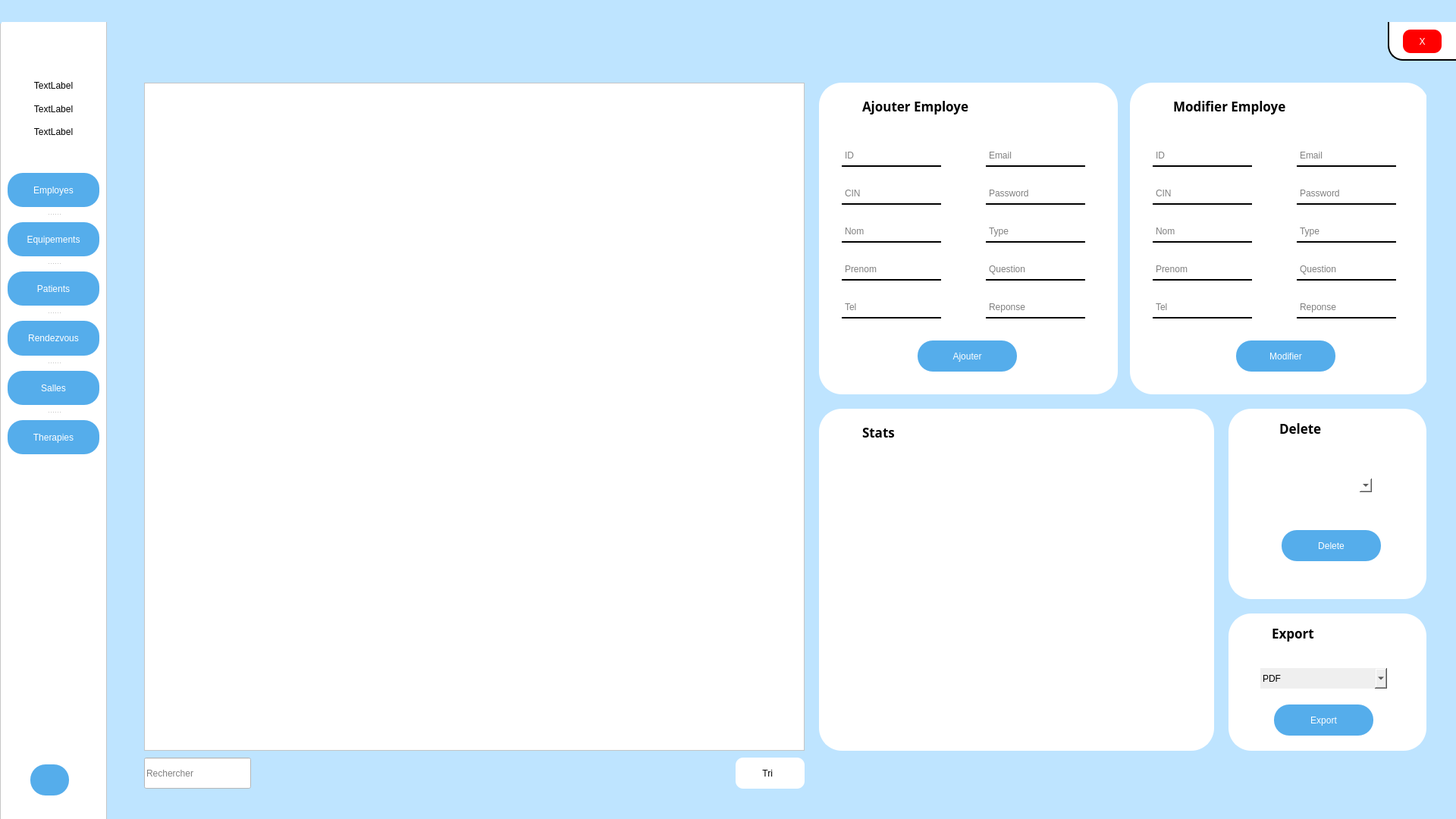
<?xml version="1.0" encoding="UTF-8"?>
<ui version="4.0">
 <class>MainWindow</class>
 <widget class="QWidget" name="MainWindow">
  <property name="geometry">
   <rect>
    <x>0</x>
    <y>0</y>
    <width>1920</width>
    <height>1080</height>
   </rect>
  </property>
  <property name="windowTitle">
   <string>employe</string>
  </property>
  <property name="styleSheet">
   <string notr="true">background-color: rgb(190, 228, 255);

</string>
  </property>
  <widget class="QWidget" name="centralwidget" native="true">
   <property name="geometry">
    <rect>
     <x>0</x>
     <y>29</y>
     <width>1920</width>
     <height>1051</height>
    </rect>
   </property>
   <widget class="QFrame" name="frame">
    <property name="geometry">
     <rect>
      <x>0</x>
      <y>-21</y>
      <width>141</width>
      <height>1081</height>
     </rect>
    </property>
    <property name="styleSheet">
     <string notr="true">background-color: rgb(255, 255, 255);
</string>
    </property>
    <property name="frameShape">
     <enum>QFrame::StyledPanel</enum>
    </property>
    <property name="frameShadow">
     <enum>QFrame::Raised</enum>
    </property>
    <widget class="QSplitter" name="splitter">
     <property name="geometry">
      <rect>
       <x>10</x>
       <y>220</y>
       <width>121</width>
       <height>371</height>
      </rect>
     </property>
     <property name="styleSheet">
      <string notr="true">border: none;</string>
     </property>
     <property name="orientation">
      <enum>Qt::Vertical</enum>
     </property>
     <property name="handleWidth">
      <number>20</number>
     </property>
     <widget class="QPushButton" name="employes">
      <property name="enabled">
       <bool>true</bool>
      </property>
      <property name="styleSheet">
       <string notr="true">QPushButton {
background-color: rgb(85, 173, 235);
border: none;
border-radius: 20px;
font: 11pt &quot;Tw Cen MT&quot;;
color: rgb(255, 255, 255);
}

QPushButton:hover{
background-color:rgb(135, 207, 255);
border: none;
border-radius: 20px;
font: 11pt &quot;Tw Cen MT&quot;;
color: rgb(255, 255, 255);
}</string>
      </property>
      <property name="text">
       <string>Employes</string>
      </property>
     </widget>
     <widget class="QPushButton" name="equipements">
      <property name="enabled">
       <bool>true</bool>
      </property>
      <property name="styleSheet">
       <string notr="true">QPushButton {
background-color: rgb(85, 173, 235);
border: none;
border-radius: 20px;
font: 11pt &quot;Tw Cen MT&quot;;
color: rgb(255, 255, 255);
}

QPushButton:hover{
background-color:rgb(135, 207, 255);
border: none;
border-radius: 20px;
font: 11pt &quot;Tw Cen MT&quot;;
color: rgb(255, 255, 255);
}</string>
      </property>
      <property name="text">
       <string>Equipements</string>
      </property>
     </widget>
     <widget class="QPushButton" name="patients">
      <property name="enabled">
       <bool>true</bool>
      </property>
      <property name="styleSheet">
       <string notr="true">QPushButton {
background-color: rgb(85, 173, 235);
border: none;
border-radius: 20px;
font: 11pt &quot;Tw Cen MT&quot;;
color: rgb(255, 255, 255);
}

QPushButton:hover{
background-color:rgb(135, 207, 255);
border: none;
border-radius: 20px;
font: 11pt &quot;Tw Cen MT&quot;;
color: rgb(255, 255, 255);
}</string>
      </property>
      <property name="text">
       <string>Patients</string>
      </property>
     </widget>
     <widget class="QPushButton" name="rendezvous">
      <property name="enabled">
       <bool>true</bool>
      </property>
      <property name="styleSheet">
       <string notr="true">QPushButton {
background-color: rgb(85, 173, 235);
border: none;
border-radius: 20px;
font: 11pt &quot;Tw Cen MT&quot;;
color: rgb(255, 255, 255);
}

QPushButton:hover{
background-color:rgb(135, 207, 255);
border: none;
border-radius: 20px;
font: 11pt &quot;Tw Cen MT&quot;;
color: rgb(255, 255, 255);
}</string>
      </property>
      <property name="text">
       <string>Rendezvous</string>
      </property>
     </widget>
     <widget class="QPushButton" name="salles">
      <property name="enabled">
       <bool>true</bool>
      </property>
      <property name="styleSheet">
       <string notr="true">QPushButton {
background-color: rgb(85, 173, 235);
border: none;
border-radius: 20px;
font: 11pt &quot;Tw Cen MT&quot;;
color: rgb(255, 255, 255);
}

QPushButton:hover{
background-color:rgb(135, 207, 255);
border: none;
border-radius: 20px;
font: 11pt &quot;Tw Cen MT&quot;;
color: rgb(255, 255, 255);
}</string>
      </property>
      <property name="text">
       <string>Salles</string>
      </property>
     </widget>
     <widget class="QPushButton" name="therapies">
      <property name="enabled">
       <bool>true</bool>
      </property>
      <property name="styleSheet">
       <string notr="true">QPushButton {
background-color: rgb(85, 173, 235);
border: none;
border-radius: 20px;
font: 11pt &quot;Tw Cen MT&quot;;
color: rgb(255, 255, 255);
}

QPushButton:hover{
background-color:rgb(135, 207, 255);
border: none;
border-radius: 20px;
font: 11pt &quot;Tw Cen MT&quot;;
color: rgb(255, 255, 255);
}</string>
      </property>
      <property name="text">
       <string>Therapies</string>
      </property>
     </widget>
    </widget>
    <widget class="QLabel" name="label_11">
     <property name="geometry">
      <rect>
       <x>50</x>
       <y>40</y>
       <width>40</width>
       <height>40</height>
      </rect>
     </property>
     <property name="minimumSize">
      <size>
       <width>40</width>
       <height>40</height>
      </size>
     </property>
     <property name="maximumSize">
      <size>
       <width>40</width>
       <height>40</height>
      </size>
     </property>
     <property name="styleSheet">
      <string notr="true">background:none;</string>
     </property>
     <property name="text">
      <string/>
     </property>
     <property name="pixmap">
      <pixmap resource="ressources.qrc">:/user-circle-svgrepo-com (1).svg</pixmap>
     </property>
     <property name="scaledContents">
      <bool>true</bool>
     </property>
    </widget>
    <widget class="QLabel" name="nameLabel_2">
     <property name="geometry">
      <rect>
       <x>15</x>
       <y>90</y>
       <width>111</width>
       <height>30</height>
      </rect>
     </property>
     <property name="styleSheet">
      <string notr="true">font: 13pt &quot;Tw Cen MT&quot;;</string>
     </property>
     <property name="text">
      <string>TextLabel</string>
     </property>
     <property name="alignment">
      <set>Qt::AlignCenter</set>
     </property>
    </widget>
    <widget class="QLabel" name="lastNameLabel_2">
     <property name="geometry">
      <rect>
       <x>15</x>
       <y>120</y>
       <width>111</width>
       <height>31</height>
      </rect>
     </property>
     <property name="styleSheet">
      <string notr="true">font: 13pt &quot;Tw Cen MT&quot;;</string>
     </property>
     <property name="text">
      <string>TextLabel</string>
     </property>
     <property name="alignment">
      <set>Qt::AlignCenter</set>
     </property>
    </widget>
    <widget class="QLabel" name="typeLabel_2">
     <property name="geometry">
      <rect>
       <x>15</x>
       <y>150</y>
       <width>111</width>
       <height>31</height>
      </rect>
     </property>
     <property name="styleSheet">
      <string notr="true">font: 13pt &quot;Tw Cen MT&quot;;</string>
     </property>
     <property name="text">
      <string>TextLabel</string>
     </property>
     <property name="alignment">
      <set>Qt::AlignCenter</set>
     </property>
    </widget>
    <widget class="QPushButton" name="deconnexion_2">
     <property name="geometry">
      <rect>
       <x>40</x>
       <y>1000</y>
       <width>51</width>
       <height>41</height>
      </rect>
     </property>
     <property name="styleSheet">
      <string notr="true">QPushButton {
background-color: rgb(85, 173, 235);
border: none;
border-radius: 20px;
font: 11pt &quot;Tw Cen MT&quot;;
color: rgb(255, 255, 255);
}

QPushButton:hover{
background-color:rgb(135, 207, 255);
border: none;
border-radius: 20px;
font: 11pt &quot;Tw Cen MT&quot;;
color: rgb(255, 255, 255);
}</string>
     </property>
     <property name="text">
      <string/>
     </property>
     <property name="icon">
      <iconset resource="ressources.qrc">
       <normaloff>:/log-out-1-svgrepo-com.svg</normaloff>:/log-out-1-svgrepo-com.svg</iconset>
     </property>
     <property name="iconSize">
      <size>
       <width>32</width>
       <height>32</height>
      </size>
     </property>
    </widget>
   </widget>
   <widget class="QFrame" name="frame_2">
    <property name="geometry">
     <rect>
      <x>1830</x>
      <y>-20</y>
      <width>121</width>
      <height>71</height>
     </rect>
    </property>
    <property name="styleSheet">
     <string notr="true">background-color: rgb(255, 255, 255);
border-radius:20px;
border: 2px solid rgb(0, 0, 0);</string>
    </property>
    <property name="frameShape">
     <enum>QFrame::StyledPanel</enum>
    </property>
    <property name="frameShadow">
     <enum>QFrame::Raised</enum>
    </property>
    <widget class="QPushButton" name="close">
     <property name="geometry">
      <rect>
       <x>20</x>
       <y>30</y>
       <width>51</width>
       <height>31</height>
      </rect>
     </property>
     <property name="styleSheet">
      <string notr="true">QPushButton {
background-color: rgb(255, 0, 0);
border: none;
border-radius: 10px;
font: 11pt &quot;Tw Cen MT&quot;;
color: rgb(255, 255, 255);
}

QPushButton:hover{
background-color:rgb(255, 96, 96);
border: none;
border-radius:10px;
font: 11pt &quot;Tw Cen MT&quot;;
color: rgb(255, 255, 255);
}</string>
     </property>
     <property name="text">
      <string>X</string>
     </property>
    </widget>
   </widget>
   <widget class="QStackedWidget" name="stackedWidget">
    <property name="geometry">
     <rect>
      <x>190</x>
      <y>70</y>
      <width>1691</width>
      <height>941</height>
     </rect>
    </property>
    <property name="currentIndex">
     <number>0</number>
    </property>
    <widget class="QWidget" name="employe_page">
     <widget class="QGroupBox" name="groupBox_2">
      <property name="geometry">
       <rect>
        <x>890</x>
        <y>440</y>
        <width>521</width>
        <height>451</height>
       </rect>
      </property>
      <property name="styleSheet">
       <string notr="true">border: 2px solid rgb(255, 255, 255);
border-radius: 30px;
border-color: rgb(255, 255, 255);
background-color:rgb(255, 255, 255);</string>
      </property>
      <property name="title">
       <string/>
      </property>
      <widget class="QLabel" name="label_5">
       <property name="geometry">
        <rect>
         <x>50</x>
         <y>20</y>
         <width>61</width>
         <height>21</height>
        </rect>
       </property>
       <property name="font">
        <font>
         <family>Tw Cen MT</family>
         <pointsize>13</pointsize>
         <weight>75</weight>
         <bold>true</bold>
        </font>
       </property>
       <property name="styleSheet">
        <string notr="true">background:none;</string>
       </property>
       <property name="text">
        <string>Stats</string>
       </property>
      </widget>
      <widget class="QLabel" name="label_14">
       <property name="geometry">
        <rect>
         <x>10</x>
         <y>10</y>
         <width>40</width>
         <height>40</height>
        </rect>
       </property>
       <property name="minimumSize">
        <size>
         <width>40</width>
         <height>40</height>
        </size>
       </property>
       <property name="maximumSize">
        <size>
         <width>40</width>
         <height>40</height>
        </size>
       </property>
       <property name="styleSheet">
        <string notr="true">background:none;</string>
       </property>
       <property name="text">
        <string/>
       </property>
       <property name="pixmap">
        <pixmap resource="ressources.qrc">:/new/icons/chart-square-svgrepo-com.svg</pixmap>
       </property>
       <property name="scaledContents">
        <bool>true</bool>
       </property>
      </widget>
      <widget class="QWidget" name="verticalLayoutWidget_2">
       <property name="geometry">
        <rect>
         <x>10</x>
         <y>50</y>
         <width>501</width>
         <height>391</height>
        </rect>
       </property>
       <layout class="QVBoxLayout" name="verticalLayout_2"/>
      </widget>
     </widget>
     <widget class="QGroupBox" name="groupBox_3">
      <property name="geometry">
       <rect>
        <x>1430</x>
        <y>710</y>
        <width>261</width>
        <height>181</height>
       </rect>
      </property>
      <property name="styleSheet">
       <string notr="true">border: 2px solid rgb(255, 255, 255);
border-radius: 30px;
border-color: rgb(255, 255, 255);
background-color:rgb(255, 255, 255);</string>
      </property>
      <property name="title">
       <string/>
      </property>
      <widget class="QLabel" name="label_17">
       <property name="geometry">
        <rect>
         <x>50</x>
         <y>10</y>
         <width>81</width>
         <height>31</height>
        </rect>
       </property>
       <property name="font">
        <font>
         <family>Tw Cen MT</family>
         <pointsize>13</pointsize>
         <weight>75</weight>
         <bold>true</bold>
        </font>
       </property>
       <property name="styleSheet">
        <string notr="true">background:none;</string>
       </property>
       <property name="text">
        <string>Export</string>
       </property>
      </widget>
      <widget class="QLabel" name="label_18">
       <property name="geometry">
        <rect>
         <x>10</x>
         <y>10</y>
         <width>37</width>
         <height>37</height>
        </rect>
       </property>
       <property name="minimumSize">
        <size>
         <width>37</width>
         <height>37</height>
        </size>
       </property>
       <property name="maximumSize">
        <size>
         <width>37</width>
         <height>37</height>
        </size>
       </property>
       <property name="styleSheet">
        <string notr="true">background:none;</string>
       </property>
       <property name="text">
        <string/>
       </property>
       <property name="pixmap">
        <pixmap resource="ressources.qrc">:/new/icons/square-top-down-svgrepo-com.svg</pixmap>
       </property>
       <property name="scaledContents">
        <bool>true</bool>
       </property>
      </widget>
      <widget class="QPushButton" name="add_3">
       <property name="geometry">
        <rect>
         <x>60</x>
         <y>120</y>
         <width>131</width>
         <height>41</height>
        </rect>
       </property>
       <property name="styleSheet">
        <string notr="true">QPushButton {
background-color: rgb(85, 173, 235);
border: none;
border-radius: 20px;
font: 11pt &quot;Tw Cen MT&quot;;
color: rgb(255, 255, 255);
}

QPushButton:hover{
background-color:rgb(135, 207, 255);
border: none;
border-radius: 20px;
font: 11pt &quot;Tw Cen MT&quot;;
color: rgb(255, 255, 255);
}</string>
       </property>
       <property name="text">
        <string>Export</string>
       </property>
      </widget>
      <widget class="QComboBox" name="comboBox_2">
       <property name="geometry">
        <rect>
         <x>40</x>
         <y>70</y>
         <width>171</width>
         <height>31</height>
        </rect>
       </property>
       <property name="styleSheet">
        <string notr="true">color: rgb(0, 0, 0);
background-color: rgb(239, 239, 239);
font: 11pt &quot;Tw Cen MT&quot;;</string>
       </property>
       <item>
        <property name="text">
         <string>PDF</string>
        </property>
       </item>
      </widget>
     </widget>
     <widget class="QGroupBox" name="groupBox_4">
      <property name="geometry">
       <rect>
        <x>1430</x>
        <y>440</y>
        <width>261</width>
        <height>251</height>
       </rect>
      </property>
      <property name="styleSheet">
       <string notr="true">border: 2px solid rgb(255, 255, 255);
border-radius: 30px;
border-color: rgb(255, 255, 255);
background-color:rgb(255, 255, 255);</string>
      </property>
      <property name="title">
       <string/>
      </property>
      <widget class="QLabel" name="label_21">
       <property name="geometry">
        <rect>
         <x>20</x>
         <y>10</y>
         <width>37</width>
         <height>37</height>
        </rect>
       </property>
       <property name="minimumSize">
        <size>
         <width>37</width>
         <height>37</height>
        </size>
       </property>
       <property name="maximumSize">
        <size>
         <width>37</width>
         <height>37</height>
        </size>
       </property>
       <property name="styleSheet">
        <string notr="true">background:none;</string>
       </property>
       <property name="text">
        <string/>
       </property>
       <property name="pixmap">
        <pixmap resource="ressources.qrc">:/new/icons/add-square-svgrepo-com.svg</pixmap>
       </property>
       <property name="scaledContents">
        <bool>true</bool>
       </property>
      </widget>
      <widget class="QComboBox" name="comboBoxdel_2">
       <property name="geometry">
        <rect>
         <x>80</x>
         <y>90</y>
         <width>111</width>
         <height>22</height>
        </rect>
       </property>
      </widget>
      <widget class="QPushButton" name="pushButton_supprimer_2">
       <property name="geometry">
        <rect>
         <x>70</x>
         <y>160</y>
         <width>131</width>
         <height>41</height>
        </rect>
       </property>
       <property name="styleSheet">
        <string notr="true">QPushButton {
background-color: rgb(85, 173, 235);
border: none;
border-radius: 20px;
font: 11pt &quot;Tw Cen MT&quot;;
color: rgb(255, 255, 255);
}

QPushButton:hover{
background-color:rgb(135, 207, 255);
border: none;
border-radius: 20px;
font: 11pt &quot;Tw Cen MT&quot;;
color: rgb(255, 255, 255);
}</string>
       </property>
       <property name="text">
        <string>Delete</string>
       </property>
      </widget>
      <widget class="QLabel" name="label_22">
       <property name="geometry">
        <rect>
         <x>60</x>
         <y>10</y>
         <width>81</width>
         <height>31</height>
        </rect>
       </property>
       <property name="font">
        <font>
         <family>Tw Cen MT</family>
         <pointsize>13</pointsize>
         <weight>75</weight>
         <bold>true</bold>
        </font>
       </property>
       <property name="styleSheet">
        <string notr="true">background:none;</string>
       </property>
       <property name="text">
        <string>Delete</string>
       </property>
      </widget>
     </widget>
     <widget class="QTableView" name="tableView">
      <property name="geometry">
       <rect>
        <x>0</x>
        <y>10</y>
        <width>871</width>
        <height>881</height>
       </rect>
      </property>
      <property name="styleSheet">
       <string notr="true">background-color: rgb(255, 255, 255);</string>
      </property>
     </widget>
     <widget class="QLineEdit" name="recherche">
      <property name="geometry">
       <rect>
        <x>0</x>
        <y>900</y>
        <width>141</width>
        <height>41</height>
       </rect>
      </property>
      <property name="styleSheet">
       <string notr="true">background-color: rgb(255, 255, 255);
border-color: transparent;
border-bottom-color:  rgb(0, 0, 0);
font: 12pt &quot;Tw Cen MT&quot;;
color: rgb(0, 0, 0);
</string>
      </property>
      <property name="text">
       <string/>
      </property>
      <property name="placeholderText">
       <string>Rechercher</string>
      </property>
     </widget>
     <widget class="QPushButton" name="tri">
      <property name="geometry">
       <rect>
        <x>780</x>
        <y>900</y>
        <width>91</width>
        <height>41</height>
       </rect>
      </property>
      <property name="styleSheet">
       <string notr="true">QPushButton {
background-color: rgb(255, 255, 255);
border: none;
border-radius: 10px;
font: 13pt &quot;Tw Cen MT&quot;;
color: rgb(0, 0, 0);
}

QPushButton:hover{
background-color:rgb(221, 221, 221);
}</string>
      </property>
      <property name="text">
       <string>Tri  </string>
      </property>
      <property name="icon">
       <iconset resource="ressources.qrc">
        <normaloff>:/new/icons/inbox-archive-svgrepo-com.svg</normaloff>:/new/icons/inbox-archive-svgrepo-com.svg</iconset>
      </property>
      <property name="iconSize">
       <size>
        <width>32</width>
        <height>32</height>
       </size>
      </property>
     </widget>
     <widget class="QGroupBox" name="groupBox_5">
      <property name="geometry">
       <rect>
        <x>1300</x>
        <y>10</y>
        <width>394</width>
        <height>411</height>
       </rect>
      </property>
      <property name="styleSheet">
       <string notr="true">border: 2px solid rgb(255, 255, 255);
border-radius: 30px;
border-color: rgb(255, 255, 255);
background-color:rgb(255, 255, 255);</string>
      </property>
      <property name="title">
       <string/>
      </property>
      <widget class="QPushButton" name="pushButton_modifier_2">
       <property name="geometry">
        <rect>
         <x>140</x>
         <y>340</y>
         <width>131</width>
         <height>41</height>
        </rect>
       </property>
       <property name="styleSheet">
        <string notr="true">QPushButton {
background-color: rgb(85, 173, 235);
border: none;
border-radius: 20px;
font: 11pt &quot;Tw Cen MT&quot;;
color: rgb(255, 255, 255);
}

QPushButton:hover{
background-color:rgb(135, 207, 255);
border: none;
border-radius: 20px;
font: 11pt &quot;Tw Cen MT&quot;;
color: rgb(255, 255, 255);
}</string>
       </property>
       <property name="text">
        <string>Modifier</string>
       </property>
      </widget>
      <widget class="QLineEdit" name="lineEdit_cinm_2">
       <property name="geometry">
        <rect>
         <x>30</x>
         <y>130</y>
         <width>131</width>
         <height>31</height>
        </rect>
       </property>
       <property name="styleSheet">
        <string notr="true">background-color: transparent;
border-color: transparent;
border-bottom-color:  rgb(0, 0, 0);
font: 12pt &quot;Tw Cen MT&quot;;
color: rgb(0, 0, 0);
</string>
       </property>
       <property name="text">
        <string/>
       </property>
       <property name="placeholderText">
        <string>CIN</string>
       </property>
      </widget>
      <widget class="QLineEdit" name="lineEdit_nomm_2">
       <property name="geometry">
        <rect>
         <x>30</x>
         <y>180</y>
         <width>131</width>
         <height>31</height>
        </rect>
       </property>
       <property name="styleSheet">
        <string notr="true">background-color: transparent;
border-color: transparent;
border-bottom-color:  rgb(0, 0, 0);
font: 12pt &quot;Tw Cen MT&quot;;
color: rgb(0, 0, 0);
</string>
       </property>
       <property name="text">
        <string/>
       </property>
       <property name="placeholderText">
        <string>Nom</string>
       </property>
      </widget>
      <widget class="QLineEdit" name="lineEdit_mdpm_2">
       <property name="geometry">
        <rect>
         <x>220</x>
         <y>130</y>
         <width>131</width>
         <height>31</height>
        </rect>
       </property>
       <property name="styleSheet">
        <string notr="true">background-color: transparent;
border-color: transparent;
border-bottom-color:  rgb(0, 0, 0);
font: 12pt &quot;Tw Cen MT&quot;;
color: rgb(0, 0, 0);
</string>
       </property>
       <property name="text">
        <string/>
       </property>
       <property name="placeholderText">
        <string>Password</string>
       </property>
      </widget>
      <widget class="QLabel" name="label_19">
       <property name="geometry">
        <rect>
         <x>10</x>
         <y>10</y>
         <width>40</width>
         <height>40</height>
        </rect>
       </property>
       <property name="minimumSize">
        <size>
         <width>40</width>
         <height>40</height>
        </size>
       </property>
       <property name="maximumSize">
        <size>
         <width>40</width>
         <height>40</height>
        </size>
       </property>
       <property name="styleSheet">
        <string notr="true">background:none;</string>
       </property>
       <property name="text">
        <string/>
       </property>
       <property name="pixmap">
        <pixmap resource="ressources.qrc">:/new/icons/add-square-svgrepo-com.svg</pixmap>
       </property>
       <property name="scaledContents">
        <bool>true</bool>
       </property>
      </widget>
      <widget class="QLabel" name="label_20">
       <property name="geometry">
        <rect>
         <x>50</x>
         <y>15</y>
         <width>191</width>
         <height>31</height>
        </rect>
       </property>
       <property name="font">
        <font>
         <family>Tw Cen MT</family>
         <pointsize>13</pointsize>
         <weight>75</weight>
         <bold>true</bold>
        </font>
       </property>
       <property name="styleSheet">
        <string notr="true">background:none;</string>
       </property>
       <property name="text">
        <string>Modifier Employe</string>
       </property>
      </widget>
      <widget class="QLineEdit" name="lineEdit_idm_2">
       <property name="geometry">
        <rect>
         <x>30</x>
         <y>80</y>
         <width>131</width>
         <height>31</height>
        </rect>
       </property>
       <property name="styleSheet">
        <string notr="true">background-color: transparent;
border-color: transparent;
border-bottom-color:  rgb(0, 0, 0);
font: 12pt &quot;Tw Cen MT&quot;;
color: rgb(0, 0, 0);
</string>
       </property>
       <property name="text">
        <string/>
       </property>
       <property name="placeholderText">
        <string>ID</string>
       </property>
      </widget>
      <widget class="QLineEdit" name="lineEdit_emailm_2">
       <property name="geometry">
        <rect>
         <x>220</x>
         <y>80</y>
         <width>131</width>
         <height>31</height>
        </rect>
       </property>
       <property name="styleSheet">
        <string notr="true">background-color: transparent;
border-color: transparent;
border-bottom-color:  rgb(0, 0, 0);
font: 12pt &quot;Tw Cen MT&quot;;
color: rgb(0, 0, 0);
</string>
       </property>
       <property name="text">
        <string/>
       </property>
       <property name="placeholderText">
        <string>Email</string>
       </property>
      </widget>
      <widget class="QLineEdit" name="lineEdit_typem_2">
       <property name="geometry">
        <rect>
         <x>220</x>
         <y>180</y>
         <width>131</width>
         <height>31</height>
        </rect>
       </property>
       <property name="styleSheet">
        <string notr="true">background-color: transparent;
border-color: transparent;
border-bottom-color:  rgb(0, 0, 0);
font: 12pt &quot;Tw Cen MT&quot;;
color: rgb(0, 0, 0);
</string>
       </property>
       <property name="text">
        <string/>
       </property>
       <property name="placeholderText">
        <string>Type</string>
       </property>
      </widget>
      <widget class="QLineEdit" name="lineEdit_prenomm_2">
       <property name="geometry">
        <rect>
         <x>30</x>
         <y>230</y>
         <width>131</width>
         <height>31</height>
        </rect>
       </property>
       <property name="styleSheet">
        <string notr="true">background-color: transparent;
border-color: transparent;
border-bottom-color:  rgb(0, 0, 0);
font: 12pt &quot;Tw Cen MT&quot;;
color: rgb(0, 0, 0);
</string>
       </property>
       <property name="text">
        <string/>
       </property>
       <property name="placeholderText">
        <string>Prenom</string>
       </property>
      </widget>
      <widget class="QLineEdit" name="lineEdit_telm_2">
       <property name="geometry">
        <rect>
         <x>30</x>
         <y>280</y>
         <width>131</width>
         <height>31</height>
        </rect>
       </property>
       <property name="styleSheet">
        <string notr="true">background-color: transparent;
border-color: transparent;
border-bottom-color:  rgb(0, 0, 0);
font: 12pt &quot;Tw Cen MT&quot;;
color: rgb(0, 0, 0);
</string>
       </property>
       <property name="text">
        <string/>
       </property>
       <property name="placeholderText">
        <string>Tel</string>
       </property>
      </widget>
      <widget class="QLineEdit" name="lineEdit_questionm_2">
       <property name="geometry">
        <rect>
         <x>220</x>
         <y>230</y>
         <width>131</width>
         <height>31</height>
        </rect>
       </property>
       <property name="styleSheet">
        <string notr="true">background-color: transparent;
border-color: transparent;
border-bottom-color:  rgb(0, 0, 0);
font: 12pt &quot;Tw Cen MT&quot;;
color: rgb(0, 0, 0);
</string>
       </property>
       <property name="text">
        <string/>
       </property>
       <property name="placeholderText">
        <string>Question</string>
       </property>
      </widget>
      <widget class="QLineEdit" name="lineEdit_reponsem_2">
       <property name="geometry">
        <rect>
         <x>220</x>
         <y>280</y>
         <width>131</width>
         <height>31</height>
        </rect>
       </property>
       <property name="styleSheet">
        <string notr="true">background-color: transparent;
border-color: transparent;
border-bottom-color:  rgb(0, 0, 0);
font: 12pt &quot;Tw Cen MT&quot;;
color: rgb(0, 0, 0);
</string>
       </property>
       <property name="text">
        <string/>
       </property>
       <property name="placeholderText">
        <string>Reponse</string>
       </property>
      </widget>
     </widget>
     <widget class="QGroupBox" name="groupBox">
      <property name="geometry">
       <rect>
        <x>890</x>
        <y>10</y>
        <width>394</width>
        <height>411</height>
       </rect>
      </property>
      <property name="styleSheet">
       <string notr="true">border: 2px solid rgb(255, 255, 255);
border-radius: 30px;
border-color: rgb(255, 255, 255);
background-color:rgb(255, 255, 255);</string>
      </property>
      <property name="title">
       <string/>
      </property>
      <widget class="QPushButton" name="pushButton_ajouter_2">
       <property name="geometry">
        <rect>
         <x>130</x>
         <y>340</y>
         <width>131</width>
         <height>41</height>
        </rect>
       </property>
       <property name="styleSheet">
        <string notr="true">QPushButton {
background-color: rgb(85, 173, 235);
border: none;
border-radius: 20px;
font: 11pt &quot;Tw Cen MT&quot;;
color: rgb(255, 255, 255);
}

QPushButton:hover{
background-color:rgb(135, 207, 255);
border: none;
border-radius: 20px;
font: 11pt &quot;Tw Cen MT&quot;;
color: rgb(255, 255, 255);
}</string>
       </property>
       <property name="text">
        <string>Ajouter</string>
       </property>
      </widget>
      <widget class="QLineEdit" name="lineEdit_cin_2">
       <property name="geometry">
        <rect>
         <x>30</x>
         <y>130</y>
         <width>131</width>
         <height>31</height>
        </rect>
       </property>
       <property name="styleSheet">
        <string notr="true">background-color: transparent;
border-color: transparent;
border-bottom-color:  rgb(0, 0, 0);
font: 12pt &quot;Tw Cen MT&quot;;
color: rgb(0, 0, 0);
</string>
       </property>
       <property name="text">
        <string/>
       </property>
       <property name="placeholderText">
        <string>CIN</string>
       </property>
      </widget>
      <widget class="QLineEdit" name="lineEdit_nom_2">
       <property name="geometry">
        <rect>
         <x>30</x>
         <y>180</y>
         <width>131</width>
         <height>31</height>
        </rect>
       </property>
       <property name="styleSheet">
        <string notr="true">background-color: transparent;
border-color: transparent;
border-bottom-color:  rgb(0, 0, 0);
font: 12pt &quot;Tw Cen MT&quot;;
color: rgb(0, 0, 0);
</string>
       </property>
       <property name="text">
        <string/>
       </property>
       <property name="placeholderText">
        <string>Nom</string>
       </property>
      </widget>
      <widget class="QLineEdit" name="lineEdit_mdp_2">
       <property name="geometry">
        <rect>
         <x>220</x>
         <y>130</y>
         <width>131</width>
         <height>31</height>
        </rect>
       </property>
       <property name="styleSheet">
        <string notr="true">background-color: transparent;
border-color: transparent;
border-bottom-color:  rgb(0, 0, 0);
font: 12pt &quot;Tw Cen MT&quot;;
color: rgb(0, 0, 0);
</string>
       </property>
       <property name="text">
        <string/>
       </property>
       <property name="placeholderText">
        <string>Password</string>
       </property>
      </widget>
      <widget class="QLabel" name="label_15">
       <property name="geometry">
        <rect>
         <x>10</x>
         <y>10</y>
         <width>40</width>
         <height>40</height>
        </rect>
       </property>
       <property name="minimumSize">
        <size>
         <width>40</width>
         <height>40</height>
        </size>
       </property>
       <property name="maximumSize">
        <size>
         <width>40</width>
         <height>40</height>
        </size>
       </property>
       <property name="styleSheet">
        <string notr="true">background:none;</string>
       </property>
       <property name="text">
        <string/>
       </property>
       <property name="pixmap">
        <pixmap resource="ressources.qrc">:/new/icons/add-square-svgrepo-com.svg</pixmap>
       </property>
       <property name="scaledContents">
        <bool>true</bool>
       </property>
      </widget>
      <widget class="QLabel" name="label_16">
       <property name="geometry">
        <rect>
         <x>50</x>
         <y>15</y>
         <width>171</width>
         <height>31</height>
        </rect>
       </property>
       <property name="font">
        <font>
         <family>Tw Cen MT</family>
         <pointsize>13</pointsize>
         <weight>75</weight>
         <bold>true</bold>
        </font>
       </property>
       <property name="styleSheet">
        <string notr="true">background:none;</string>
       </property>
       <property name="text">
        <string>Ajouter Employe</string>
       </property>
      </widget>
      <widget class="QLineEdit" name="lineEdit_id_2">
       <property name="geometry">
        <rect>
         <x>30</x>
         <y>80</y>
         <width>131</width>
         <height>31</height>
        </rect>
       </property>
       <property name="styleSheet">
        <string notr="true">background-color: transparent;
border-color: transparent;
border-bottom-color:  rgb(0, 0, 0);
font: 12pt &quot;Tw Cen MT&quot;;
color: rgb(0, 0, 0);
</string>
       </property>
       <property name="text">
        <string/>
       </property>
       <property name="placeholderText">
        <string>ID</string>
       </property>
      </widget>
      <widget class="QLineEdit" name="lineEdit_email_2">
       <property name="geometry">
        <rect>
         <x>220</x>
         <y>80</y>
         <width>131</width>
         <height>31</height>
        </rect>
       </property>
       <property name="styleSheet">
        <string notr="true">background-color: transparent;
border-color: transparent;
border-bottom-color:  rgb(0, 0, 0);
font: 12pt &quot;Tw Cen MT&quot;;
color: rgb(0, 0, 0);
</string>
       </property>
       <property name="text">
        <string/>
       </property>
       <property name="placeholderText">
        <string>Email</string>
       </property>
      </widget>
      <widget class="QLineEdit" name="lineEdit_type_2">
       <property name="geometry">
        <rect>
         <x>220</x>
         <y>180</y>
         <width>131</width>
         <height>31</height>
        </rect>
       </property>
       <property name="styleSheet">
        <string notr="true">background-color: transparent;
border-color: transparent;
border-bottom-color:  rgb(0, 0, 0);
font: 12pt &quot;Tw Cen MT&quot;;
color: rgb(0, 0, 0);
</string>
       </property>
       <property name="text">
        <string/>
       </property>
       <property name="placeholderText">
        <string>Type</string>
       </property>
      </widget>
      <widget class="QLineEdit" name="lineEdit_prenom_2">
       <property name="geometry">
        <rect>
         <x>30</x>
         <y>230</y>
         <width>131</width>
         <height>31</height>
        </rect>
       </property>
       <property name="styleSheet">
        <string notr="true">background-color: transparent;
border-color: transparent;
border-bottom-color:  rgb(0, 0, 0);
font: 12pt &quot;Tw Cen MT&quot;;
color: rgb(0, 0, 0);
</string>
       </property>
       <property name="text">
        <string/>
       </property>
       <property name="placeholderText">
        <string>Prenom</string>
       </property>
      </widget>
      <widget class="QLineEdit" name="lineEdit_tel_2">
       <property name="geometry">
        <rect>
         <x>30</x>
         <y>280</y>
         <width>131</width>
         <height>31</height>
        </rect>
       </property>
       <property name="styleSheet">
        <string notr="true">background-color: transparent;
border-color: transparent;
border-bottom-color:  rgb(0, 0, 0);
font: 12pt &quot;Tw Cen MT&quot;;
color: rgb(0, 0, 0);
</string>
       </property>
       <property name="text">
        <string/>
       </property>
       <property name="placeholderText">
        <string>Tel</string>
       </property>
      </widget>
      <widget class="QLineEdit" name="lineEdit_question_2">
       <property name="geometry">
        <rect>
         <x>220</x>
         <y>230</y>
         <width>131</width>
         <height>31</height>
        </rect>
       </property>
       <property name="styleSheet">
        <string notr="true">background-color: transparent;
border-color: transparent;
border-bottom-color:  rgb(0, 0, 0);
font: 12pt &quot;Tw Cen MT&quot;;
color: rgb(0, 0, 0);
</string>
       </property>
       <property name="text">
        <string/>
       </property>
       <property name="placeholderText">
        <string>Question</string>
       </property>
      </widget>
      <widget class="QLineEdit" name="lineEdit_reponse_2">
       <property name="geometry">
        <rect>
         <x>220</x>
         <y>280</y>
         <width>131</width>
         <height>31</height>
        </rect>
       </property>
       <property name="styleSheet">
        <string notr="true">background-color: transparent;
border-color: transparent;
border-bottom-color:  rgb(0, 0, 0);
font: 12pt &quot;Tw Cen MT&quot;;
color: rgb(0, 0, 0);
</string>
       </property>
       <property name="text">
        <string/>
       </property>
       <property name="placeholderText">
        <string>Reponse</string>
       </property>
      </widget>
     </widget>
    </widget>
    <widget class="QWidget" name="equipements_page">
     <widget class="QLabel" name="label_7">
      <property name="geometry">
       <rect>
        <x>60</x>
        <y>30</y>
        <width>35</width>
        <height>35</height>
       </rect>
      </property>
      <property name="minimumSize">
       <size>
        <width>35</width>
        <height>35</height>
       </size>
      </property>
      <property name="maximumSize">
       <size>
        <width>35</width>
        <height>35</height>
       </size>
      </property>
      <property name="styleSheet">
       <string notr="true">background:none;</string>
      </property>
      <property name="text">
       <string/>
      </property>
      <property name="pixmap">
       <pixmap>:/new/icons/clipboard-list-svgrepo-com.svg</pixmap>
      </property>
      <property name="scaledContents">
       <bool>true</bool>
      </property>
     </widget>
     <widget class="QLabel" name="label_73">
      <property name="geometry">
       <rect>
        <x>1200</x>
        <y>930</y>
        <width>20</width>
        <height>20</height>
       </rect>
      </property>
      <property name="minimumSize">
       <size>
        <width>20</width>
        <height>20</height>
       </size>
      </property>
      <property name="maximumSize">
       <size>
        <width>20</width>
        <height>20</height>
       </size>
      </property>
      <property name="styleSheet">
       <string notr="true">background:none;</string>
      </property>
      <property name="text">
       <string/>
      </property>
      <property name="pixmap">
       <pixmap>:/icons/export-svgrepo-com.svg</pixmap>
      </property>
      <property name="scaledContents">
       <bool>true</bool>
      </property>
     </widget>
     <widget class="QLabel" name="label_23">
      <property name="geometry">
       <rect>
        <x>610</x>
        <y>30</y>
        <width>20</width>
        <height>20</height>
       </rect>
      </property>
      <property name="minimumSize">
       <size>
        <width>20</width>
        <height>20</height>
       </size>
      </property>
      <property name="maximumSize">
       <size>
        <width>20</width>
        <height>20</height>
       </size>
      </property>
      <property name="styleSheet">
       <string notr="true">background:none;</string>
      </property>
      <property name="text">
       <string/>
      </property>
      <property name="pixmap">
       <pixmap>:/new/icons/card-search-svgrepo-com.svg</pixmap>
      </property>
      <property name="scaledContents">
       <bool>true</bool>
      </property>
     </widget>
     <widget class="QLabel" name="label_83">
      <property name="geometry">
       <rect>
        <x>160</x>
        <y>500</y>
        <width>35</width>
        <height>35</height>
       </rect>
      </property>
      <property name="minimumSize">
       <size>
        <width>35</width>
        <height>35</height>
       </size>
      </property>
      <property name="maximumSize">
       <size>
        <width>35</width>
        <height>35</height>
       </size>
      </property>
      <property name="styleSheet">
       <string notr="true">background:none;</string>
      </property>
      <property name="text">
       <string/>
      </property>
      <property name="pixmap">
       <pixmap>:/new/icons/sort-from-bottom-to-top-svgrepo-com.svg</pixmap>
      </property>
      <property name="scaledContents">
       <bool>true</bool>
      </property>
     </widget>
    </widget>
    <widget class="QWidget" name="patients_page"/>
    <widget class="QWidget" name="rendezvous_page"/>
    <widget class="QWidget" name="salles_page"/>
    <widget class="QWidget" name="therapies_page"/>
   </widget>
   <widget class="QWidget" name="layoutWidget">
    <property name="geometry">
     <rect>
      <x>0</x>
      <y>0</y>
      <width>2</width>
      <height>2</height>
     </rect>
    </property>
    <layout class="QVBoxLayout" name="verticalLayout_3"/>
   </widget>
   <zorder>frame</zorder>
   <zorder>stackedWidget</zorder>
   <zorder>layoutWidget</zorder>
   <zorder>frame_2</zorder>
  </widget>
  <widget class="QMenuBar" name="menubar">
   <property name="geometry">
    <rect>
     <x>0</x>
     <y>0</y>
     <width>1920</width>
     <height>26</height>
    </rect>
   </property>
  </widget>
  <widget class="QStatusBar" name="statusbar">
   <property name="geometry">
    <rect>
     <x>0</x>
     <y>0</y>
     <width>3</width>
     <height>25</height>
    </rect>
   </property>
  </widget>
 </widget>
 <resources>
  <include location="ressources.qrc"/>
 </resources>
 <connections/>
</ui>
